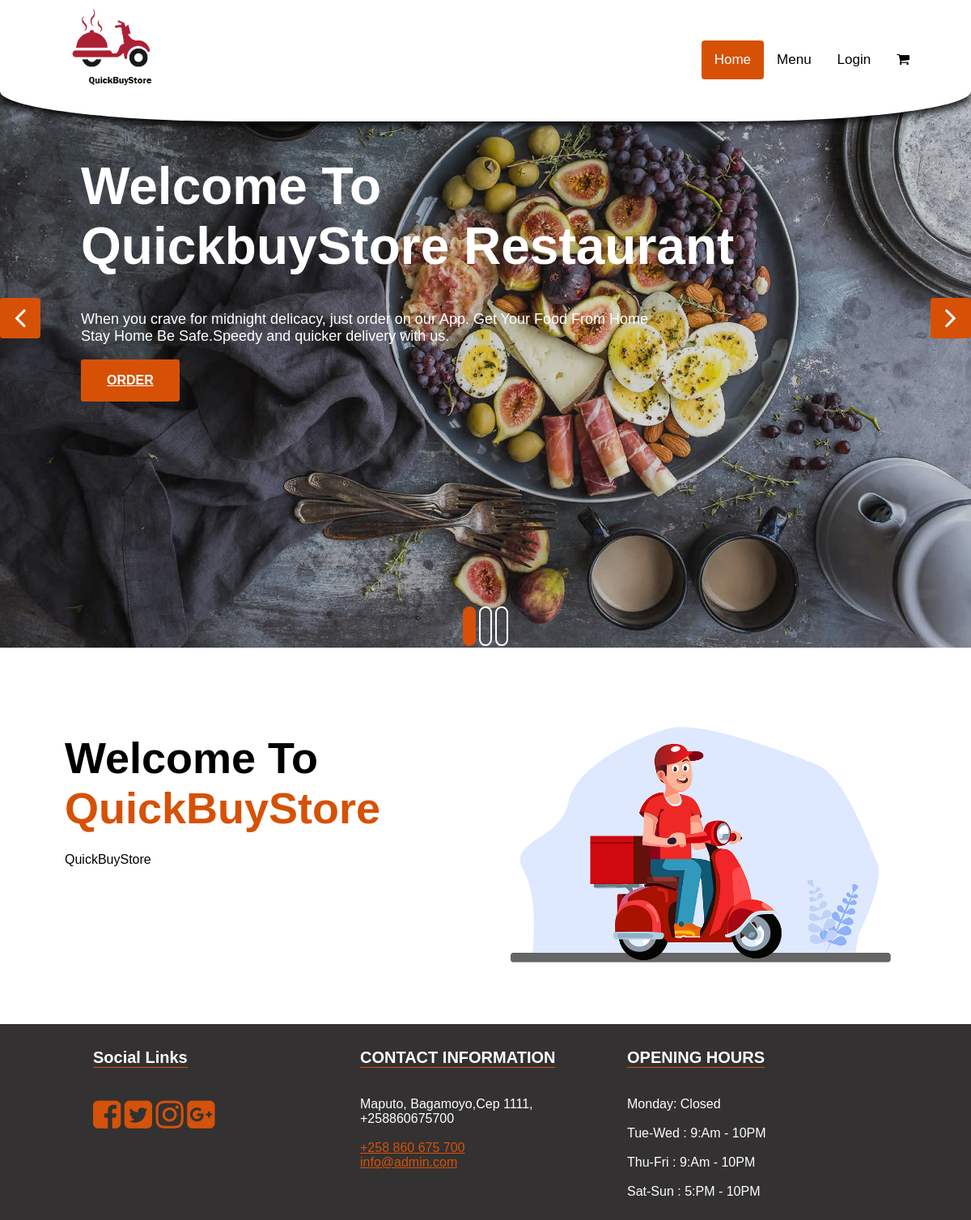
Page /food-delivery/index.php on the committed database.
### tables this page shows
CREATE TABLE IF NOT EXISTS `settings` (
  `id` int(11) unsigned NOT NULL AUTO_INCREMENT,
  `about_title` text NOT NULL,
  `about_detail` text NOT NULL,
  `about_img` varchar(255) NOT NULL,
  `fb_link` varchar(255) NOT NULL,
  `tw_link` varchar(255) NOT NULL,
  `ins_link` varchar(255) NOT NULL,
  `gplus_link` varchar(255) NOT NULL,
  `contact_info` text NOT NULL,
  `opening_hours` text NOT NULL,
  `currency` enum('GBP','USD','EURO','MZN') NOT NULL DEFAULT 'GBP',
  PRIMARY KEY (`id`)
);

### food-delivery/index.php (the view, shortened to what this page needs)
<?php
include 'includes/header.php'; ?>
		<div id="slides" class="cover-slides">
			<ul class="slides-container">
				<li class="text-left">
					<img src="img/slider-01.jpg" alt="">
					<div class="slide-container">
						<h1 class="slider-h1"><strong>Welcome To <br> QuickbuyStore Restaurant</strong></h1>
						<p class="slider-p">When you crave for midnight delicacy, just order on our App. Get Your Food From Home<br>
						Stay Home Be Safe.Speedy and quicker delivery with us.</p>
						<p>
							<a class="btn btn-outline-new-white" href="menu.php">Order</a>
						</p>
					</div>
				</li>
			</ul>
			<div class="slides-navigation">
				<a href="#" class="next"><i class="fa fa-angle-right" aria-hidden="true"></i></a>
				<a href="#" class="prev"><i class="fa fa-angle-left" aria-hidden="true"></i></a>
			</div>
		</div>
		<section class="about-section">
			<div class="container">
				<div class="left-box">
					<h2><?php echo $rowS['about_title'];?></h2>
					<p><?php echo $rowS['about_detail'];?></p>
				</div>
				<div class="right-box">
					<img src="img/<?php echo $rowS['about_img'];?>" alt="">
				</div>
			</div>
		</section>
<?php include 'includes/footer.php'; ?>

### food-delivery/includes/footer.php (shortened to what this page needs)
<footer>
	<div class="container">
		<div class="col-1">
			<h3>Social Links</h3>
			<ul>
				<li><a href="<?php echo $rowS['fb_link'];?>"><i class="fa fa-facebook-square" aria-hidden="true"></i></a></li>
				<li><a href="<?php echo $rowS['tw_link'];?>"><i class="fa fa-twitter-square" aria-hidden="true"></i></a></li>
				<li><a href="<?php echo $rowS['ins_link'];?>"><i class="fa fa-instagram" aria-hidden="true"></i></a></li>
				<li><a href="<?php echo $rowS['gplus_link'];?>"><i class="fa fa-google-plus-square" aria-hidden="true"></i></a></li>
			</ul>
		</div>
		<div class="col-1">
			<h3>CONTACT INFORMATION</h3>
			<p>
				<?php echo $rowS['contact_info'];?>
			</p>
		</div>
		<div class="col-1">
			<h3>OPENING HOURS</h3>
			<p>
				<?php echo $rowS['opening_hours'];?>
			</p>
		</div>
	</div>
</footer>
</div>
</body>
</html>

### food-delivery/css/main.css (style rules this page uses)
body { margin: 0; font-family: Arial, Helvetica, sans-serif; }
.slide-container { max-width: 1000px; width: 100%; margin: 0px auto; height: 100%; position: relative; z-index: 2; padding-top: 150px; }
.cover-slides { height: 100vh; }
.slides-navigation a { background: #d65106; position: absolute; height: 50px; width: 50px; top: 50%; font-size: 20px; display: block; color: #fff; border-radius: 4px; line-height: 63px; text-align: center; transition: all .3s ease-in-out; }
.slides-navigation a i { font-size: 40px; }
.btn { text-transform: uppercase; padding: 19px 36px; }
.btn { display: inline-block; font-weight: 600; text-align: center; white-space: nowrap; vertical-align: middle; -webkit-user-select: none; -moz-user-select: none; -ms-user-select: none; user-select: none; border: 2px solid transparent; padding: 12px 30px; font-size: 16px; line-height: 1.5; border-radius: .1875rem; transition: color .15s ease-in-out, background-color .15s ease-in-out, border-color .15s ease-in-out, box-shadow .15s ease-in-out; }
.btn-outline-new-white { color: #fff; background-color: #d65106; background-image: none; border-color: #d65106; }
.cover-slides h1 { font-family: 'Rubik', sans-serif; font-weight: 500; font-size: 64px; color: #fff; }
.cover-slides p { font-size: 18px; color: #fff; }
.about-section { padding: 60px 80px; }
.about-section .container .left-box { width: 50%; float: left; }
.about-section .container .right-box { float: right; width: 50%; }
.about-section h2 { font-size: 54px; margin-bottom: 20px; }
.about-section h2 span { color: #d65106; display: block; }
.about-section p { font-size: 16px; line-height: 1.6em; text-align: justify; }
.about-section img { max-width: 600px; width: 100%; }
footer { background-color: #333131; color: #fff; }
footer .container { max-width: 1000px; width: 100%; margin: 0px auto; }
footer .container .col-1 { float: left; width: 30%; padding: 10px 15px; }
footer .container .col-1 a { color: #d5520a; }
footer .container .col-1 h3 { text-align: left; font-size: 20px; border-bottom: 1px solid #d5530c; display: inline-block; }
footer .container .col-1 ul { padding: 0px; list-style: none; }
footer .container .col-1 ul li { display: inline-block; }
footer .container .col-1 ul li a { font-size: 40px; color: #d5520a; }

### food-delivery/css/superslides.css (style rules this page uses)
#slides { position: relative; }
#slides .slides-container { display: none; }
.slides-navigation { margin: 0 auto; position: absolute; z-index: 3; top: 46%; width: 100%; }
.slides-navigation a { position: absolute; display: block; }
.slides-navigation a.prev { left: 0; }
.slides-navigation a.next { right: 0; }

### rows in the picture
settings: about_title "Welcome To QuickBuyStore", about_detail "QuickBuyStore", about_img (picture), contact_info "Maputo, Bagamoyo,Cep 1111, +258860675700 +258 860 675 700 info@admin.com", opening_hours "Monday: Closed Tue-Wed : 9:Am - 10PM Thu-Fri : 9:Am - 10PM Sat-Sun : 5:PM - 10PM"
